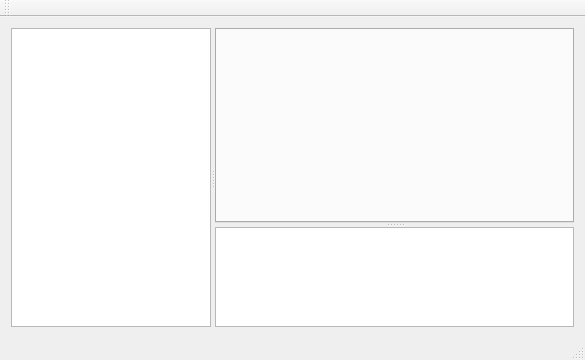
<?xml version="1.0" encoding="UTF-8"?>
<ui version="4.0">
 <class>MainWindow</class>
 <widget class="QMainWindow" name="MainWindow">
  <property name="geometry">
   <rect>
    <x>0</x>
    <y>0</y>
    <width>585</width>
    <height>360</height>
   </rect>
  </property>
  <property name="windowTitle">
   <string>MainWindow</string>
  </property>
  <widget class="QWidget" name="centralWidget">
   <layout class="QHBoxLayout" name="horizontalLayout">
    <item>
     <widget class="QSplitter" name="splitter_2">
      <property name="orientation">
       <enum>Qt::Horizontal</enum>
      </property>
      <widget class="QListWidget" name="lstFiles">
       <property name="minimumSize">
        <size>
         <width>100</width>
         <height>0</height>
        </size>
       </property>
       <property name="maximumSize">
        <size>
         <width>200</width>
         <height>16777215</height>
        </size>
       </property>
      </widget>
      <widget class="QSplitter" name="splitter">
       <property name="orientation">
        <enum>Qt::Vertical</enum>
       </property>
       <widget class="QTabWidget" name="tabWidget">
        <property name="currentIndex">
         <number>-1</number>
        </property>
       </widget>
       <widget class="QListWidget" name="lstImages">
        <property name="maximumSize">
         <size>
          <width>16777215</width>
          <height>100</height>
         </size>
        </property>
        <property name="flow">
         <enum>QListView::LeftToRight</enum>
        </property>
       </widget>
      </widget>
     </widget>
    </item>
   </layout>
  </widget>
  <widget class="QToolBar" name="mainToolBar">
   <attribute name="toolBarArea">
    <enum>TopToolBarArea</enum>
   </attribute>
   <attribute name="toolBarBreak">
    <bool>false</bool>
   </attribute>
  </widget>
  <widget class="QStatusBar" name="statusBar"/>
  <action name="actionOpen_O">
   <property name="text">
    <string>Open(&amp;O)</string>
   </property>
  </action>
 </widget>
 <layoutdefault spacing="6" margin="11"/>
 <resources/>
 <connections/>
</ui>
